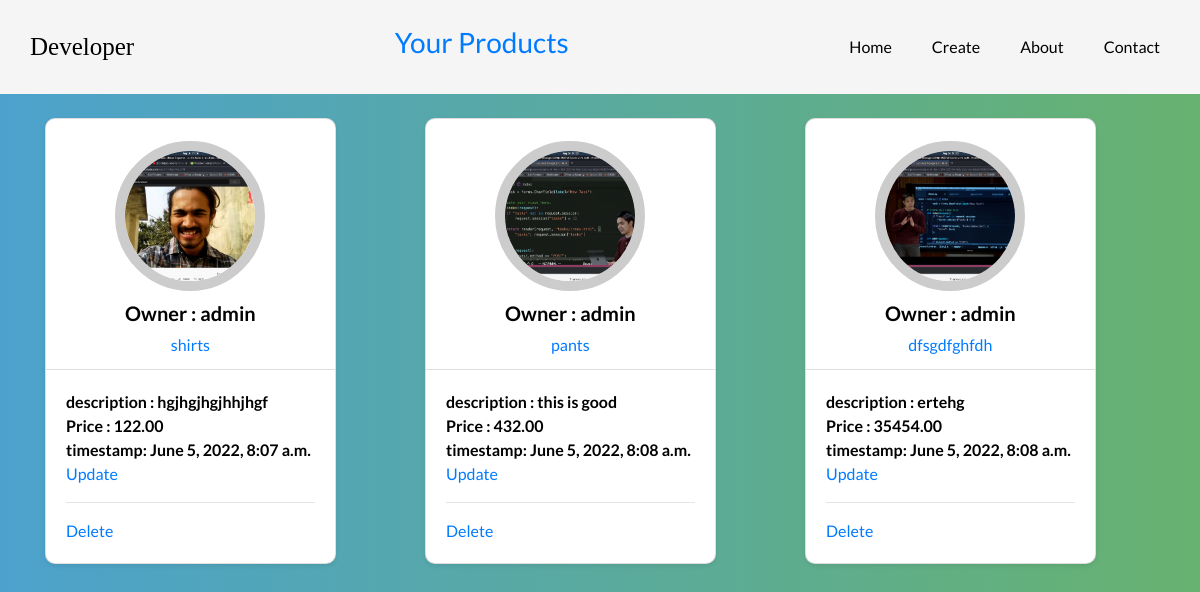
Screenshot of /products/owner (signed in) with the database file from the repository.
### products/models.py (models this page shows, shortened)
class Product(models.Model):
	user = models.ForeignKey(settings.AUTH_USER_MODEL,on_delete=models.CASCADE)
	title = models.CharField(max_length=200)
	image = models.ImageField(upload_to = upload_to_product)
	description = models.TextField(blank = True,null = True)
	price = models.DecimalField(decimal_places=2,max_digits=10000)
	summary = models.TextField(blank=False,null=False)
	featured = models.BooleanField(default=False)
	updated = models.DateTimeField(auto_now=True)
	timestamp = models.DateTimeField(auto_now_add=True)
	def get_absolute_url(self):
		return f"product/{self.id}/"

### products/views.py (the view)
# urls.py: path("owner",views.products_list_view,name="ownerlist"),
def products_list_view(request):
	if request.user.is_authenticated:
		queryset = Product.objects.filter(user = request.user)
		context = {
			"objects" : queryset
		}
		return render(request,"products/product_list.html",context)
	else:
		return redirect("login")

### products/templates/products/product_list.html (shortened to what this page needs)
{% load static %}
<!DOCTYPE html>
<html>
<head>
<link rel='stylesheet' href='https://cdnjs.cloudflare.com/ajax/libs/twitter-bootstrap/4.1.3/css/bootstrap.min.css'>
<link rel='stylesheet' href='https://cdnjs.cloudflare.com/ajax/libs/font-awesome/5.12.1/css/all.min.css'>
<link rel="stylesheet" type="text/css" href="{% static 'products/css/style.css' %}">
</head>
<body>
<header class="header">
  <a href="{% url 'home' %}" class="logo">Developer</a>
  <a href="{% url 'ownerlist' %}">
  <h3> Your Products </h3>
</a>
  <nav class="nav-items">
    <a href="{% url 'home' %}">Home</a>
    <a href="{% url 'create' %}">Create</a>
    <a href="{% url 'about' %}" id = "about_us">About</a>
    <a href="{% url 'contact' %}">Contact</a>
  </nav>
</header>
    <div class="student-profile py-4">
      <div class="container">
        <div class="row">
        {% for instance in objects %}
          <div class="col-lg-4">
            <div class="card shadow-sm">
              <div class="card-header bg-transparent text-center">
                <a href="{{instance.image.url}}">
                  <img class="profile_img" src="{{instance.image.url}}" / >
                </a>
                <h3>Owner : {{instance.user}}</h3>
                <a href="{{instance.get_absolute_url}}">{{instance.title}}</a>
              </div>
              <div class="card-body">
                <p class="mb-0"><strong class="pr-1">description : {{instance.description}}</strong></p>
                <p class="mb-0"><strong class="pr-1">Price : {{instance.price}}</strong></p>
                <p class="mb-0"><strong class="pr-1">timestamp: {{instance.timestamp}}</strong></p>
                <a href="{% url 'update' instance.id %}">Update</a><br><hr>
                <a href="{% url 'delete' instance.id %}">Delete</a>
              </div>
            </div>
          </div>
         {% endfor %}
      </div>
    </div>
</body>
</html>

### products/static/products/css/style.css (style rules this page uses)
body { background: #67B26F; background: -webkit-linear-gradient(to right, #4ca2cd, #67B26F); background: linear-gradient(to right, #4ca2cd, #67B26F); padding: 0; margin: 0; font-family: 'Lato', sans-serif; color: #000; }
.header { display: flex; justify-content: space-between; align-items: center; background-color: #f5f5f5; }
.header .logo { font-size: 25px; font-family: 'Sriracha', cursive; color: #000; text-decoration: none; margin-left: 30px; }
.nav-items { display: flex; justify-content: space-around; align-items: center; background-color: #f5f5f5; margin-right: 20px; }
.nav-items a { text-decoration: none; color: #000; padding: 35px 20px; }
.student-profile .card { border-radius: 10px; float: left; margin-right: 20px; margin-bottom: 20px; }
.student-profile .card .card-header .profile_img { width: 150px; height: 150px; object-fit: cover; margin: 10px auto; border: 10px solid #ccc; border-radius: 50%; float: center; }
.student-profile .card h3 { font-size: 20px; font-weight: 700; }
.student-profile .card p { font-size: 16px; color: #000; }

### rows the page displays
Product: image (picture), user "admin", title "shirts", description "hgjhgjhgjhhjhgf", price "122.00", timestamp "June 5, 2022, 8:07 a.m."
Product: image (picture), user "admin", title "pants", description "this is good", price "432.00", timestamp "June 5, 2022, 8:08 a.m."
Product: image (picture), user "admin", title "dfsgdfghfdh", description "ertehg", price "35454.00", timestamp "June 5, 2022, 8:08 a.m."
